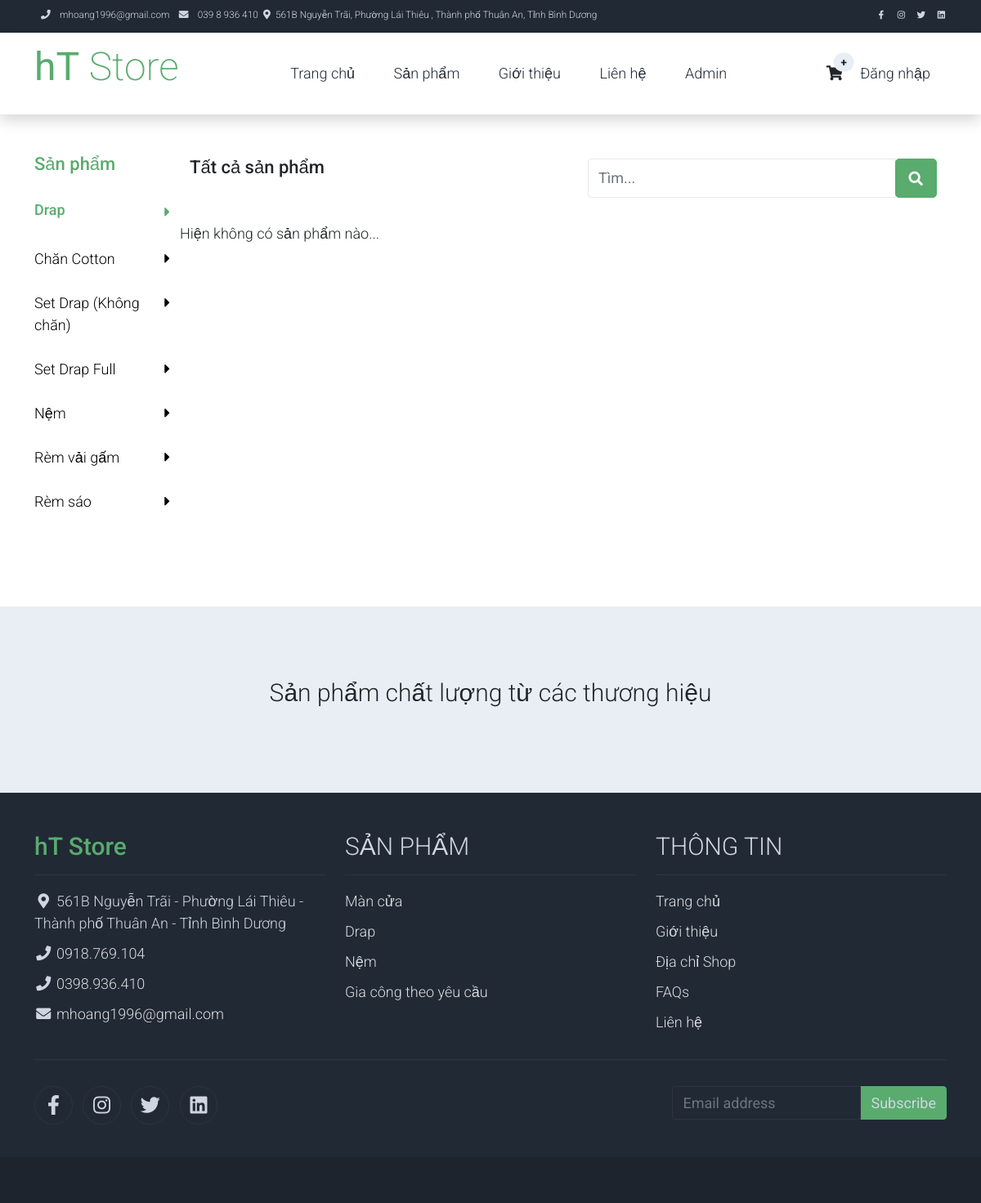
The app's page /products/category/tag=2 with its own data.
### tables this page shows
CREATE TABLE `tbl_menuitem` (
  `Id` int(11) NOT NULL,
  `Name` text NOT NULL,
  `IdGroup` int(11) NOT NULL,
  `Link` text NOT NULL,
  `OrderNum` int(11) NOT NULL,
  `Icon` text NOT NULL
);

CREATE TABLE `tbl_category` (
  `Id` int(11) NOT NULL,
  `CategoryName` text DEFAULT NULL,
  `Description` text DEFAULT NULL
);

### app/Controllers/ProductsController.php (called while the page is built, shortened)
<?php
class ProductsController extends Controller
{
    public function category()
    {
        $this->View();
    }
}

### core/Database.php (called while the page is built, shortened)
<?php
class Database
{
    public static $DbConnect;
    function __construct()
    {
        global $db_config;
        try {
            self::$DbConnect = new mysqli($db_config['host'], $db_config['user'], isset($db_config['pass']) ? $db_config['pass'] : '', $db_config['db']);
            mysqli_set_charset(self::$DbConnect, 'UTF8');
        } catch (Exception $exception) {
            $mess = $exception->getMessage();
            $data['mess'] = $mess;
            App::$app->loadError('database', $data);
            die();
        }
    }
    function SELECTROWS($tableName, $where)
    {
        $sql = "SELECT * FROM `{$tableName}` WHERE {$where}";
        $result = self::$DbConnect->query($sql);
        if ($result->num_rows > 0) {
            return $result;
        }
        return null;
    }
}

### app/ViewModels/MenuItemVM.php (called while the page is built, shortened)
<?php
class MenuItemVM extends Model
{
    function __construct($menu = null)
    {
        $this->Name = isset($menu["Name"]) ? $menu["Name"] : null;
        $this->Link = isset($menu["Link"]) ? $menu["Link"] : null;
        $this->Icon = isset($menu["Icon"]) ? $menu["Icon"] : null;
    }
    function GetDataTable($where = null)
    {
        return $this->SELECTROWS(MenuItemVM::tableName, isset($where) ? $where : "1");
    }
}

### app/ViewModels/CategoryVM.php (called while the page is built, shortened)
<?php
class CategoryVM extends Model
{
    function __construct($category = null)
    {
        $this->Id = isset($category["Id"]) ? $category["Id"] : null;
        $this->CategoryName = isset($category["CategoryName"]) ? $category["CategoryName"] : null;
    }
    function GetDataTable()
    {
        return $this->SELECTROWS(CategoryVM::tableName, "1");
    }
}

### app/ViewModels/ProductVM.php (called while the page is built, shortened)
<?php
class ProductVM extends Model
{
    function GetPagingByCategory($params, $pageIndex, $pageNumber, &$totalRows, $idCate)
    {
        $keyword = $params["keyword"] ?? "";
        $where = $this->WhereEq("IdCate", $idCate);
        return $this->QueryPaging(ProductVM::tableName, $where, $pageIndex, $pageNumber, $totalRows);
    }
}

### app/Views/products/category.php (the view, shortened to what this page needs)
<?php
$modelCate = new CategoryVM();
$dataCate = $modelCate->GetDataTable();
$par = App::$__params[0];
$idCate = str_replace("tag=", "", $par);
$modelProd = new ProductVM();
$totalRow = 0;
$indexPage = isset($_GET["page"]) ? intval($_GET["page"]) : 1;
$pageNumber = isset($_GET["number"]) ? intval($_GET["number"]) : 6;
$keyword = isset($_GET["keyword"]) ? $_GET["keyword"] : "";
$listProd = $modelProd->GetPagingByCategory(["keyword" => $keyword], $indexPage, $pageNumber, $totalRow, $idCate);
?>
<div class="container py-5">
    <div class="row">
        <div class="col-lg-2">
            <h1 class="h3 pb-4 text-success">Sản phẩm</h1>
            <ul class="list-unstyled templatemo-accordion">
                <div class="pb-3">
                    <?php
                    if (!empty($dataCate)) {
                        while ($row = $dataCate->fetch_array()) {
                            $item = new CategoryVM($row);
                            $textgreen = $item->Id == $idCate ? "text-success" : "";
                            $h4 = $item->Id == $idCate ? "h4" : "";
                    ?>
                            <a class="collapsed d-flex justify-content-between text-decoration-none <?php echo $textgreen; ?> <?php echo $h4; ?>" href="/products/category/tag=<?php echo $item->Id; ?>">
                                <?php echo $item->CategoryName; ?>
                                <i class="pull-right fas fa-caret-right mt-1" mt-1"></i>
                            </a>
                            <br />
                    <?php
                        }
                    }
                    ?>
                </div>
            </ul>
        </div>
        <div class="col-lg-10">
            <div class="row">
                <div class="col-md-6">
                    <ul class="list-inline shop-top-menu pb-3 pt-1">
                        <li class="list-inline-item">
                            <a class="h3 text-dark text-decoration-none mr-3" href="/products">Tất cả sản phẩm</a>
                        </li>
                    </ul>
                </div>
                <div class="col-md-6 pb-4">
                    <div class="d-flex">
                        <form method="get" action="/products/category/<?php echo $par; ?>" class="form-control" style="border:none;">
                            <div class="input-group">
                                <input name="keyword" class="form-control" type="text" placeholder="Tìm..." value="<?php echo isset($keyword) ? $keyword : ""; ?>" aria-label="Search" aria-describedby="basic-addon2">
                                <div class="">
                                    <button class="btn btn-success btn-lg" type=" submit">
                                        <i class="fas fa-search fa-sm"></i>
                                    </button>
                                </div>
                            </div>
                        </form>
                    </div>
                </div>
            </div>
            <div class="row" id="loadproduct">
                <?php
                if (!empty($listProd)) {
                    while ($row = $listProd->fetch_array()) {
                        $_item = new ProductVM($row);
                ?>
                        <div class="col-md-4">
                            <div class="card mb-4 product-wap rounded-0">
                                <div class="card rounded-0">
                                    <img class="card-img rounded-0" src="/public/uploads/<?php echo $_item->Image; ?>" height="380">
                                    <div id="myModal" class="modal">
                                        <span class="close">&times;</span>
                                        <img class="modal-content" id="img01">
                                        <div id="caption"></div>
                                    </div>
                                    <div class="card-img-overlay rounded-0 product-overlay d-flex align-items-center justify-content-center">
                                        <ul class="list-unstyled">
                                            <li><a class="btn btn-success text-white mt-2" id="myImg-<?php echo $_item->Id; ?>"><i class="far fa-eye"></i></a></li>
                                            <div class="popup" onclick="myFunctionPopup(<?php echo $_item->Id; ?>)">
                                                <li><button class="btn btn-success text-white mt-2" onclick="AddCart(<?php echo $_item->Id; ?>,1)"><i class="fas fa-cart-plus"></i></button></li>
                                                <span class="popuptext" id="myPopup-<?php echo $_item->Id; ?>">Đã thêm vào giỏ hàng</span>
                                            </div>
                                        </ul>
                                    </div>
                                </div>
                                <script>
                                    // Get the modal
                                    var modal = document.getElementById("myModal");
                                    // Get the image and insert it inside the modal - use its "alt" text as a caption
                                    var img = document.getElementById("myImg-<?php echo $_item->Id; ?>");
                                    var modalImg = document.getElementById("img01");
                                    var captionText = document.getElementById("caption");
                                    img.onclick = function() {
                                        modal.style.display = "block";
                                        modalImg.src = "/public/uploads/<?php echo $_item->Image; ?>";
                                        captionText.innerHTML = "<?php echo $_item->ProductName; ?>";
                                    }
                                    // Get the <span> element that closes the modal
                                    var span = document.getElementsByClassName("close")[0];
                                    // When the user clicks on <span> (x), close the modal
                                    span.onclick = function() {
                                        modal.style.display = "none";
                                    }
                                </script>
                                <div class="card-body">
                                    <p class="text-center mb-0"> <a href="/products/detail/product=<?php echo $_item->Id; ?>" class="h3 text-decoration-none"><?php echo $_item->ProductName; ?></a></p>
                                    <p class="text-center mb-0">Kích thước: <?php echo $_item->Size; ?></p>
                                    <ul class="w-100 list-unstyled d-flex justify-content-between mb-0">
                                        <li class="pt-2">
                                            <span class="product-color-dot color-dot-red float-left rounded-circle ml-1"></span>
                                            <span class="product-color-dot color-dot-blue float-left rounded-circle ml-1"></span>
                                            <span class="product-color-dot color-dot-black float-left rounded-circle ml-1"></span>
                                            <span class="product-color-dot color-dot-light float-left rounded-circle ml-1"></span>
                                            <span class="product-color-dot color-dot-green float-left rounded-circle ml-1"></span>
                                        </li>
                                    </ul>
                                    <ul class="list-unstyled d-flex justify-content-center mb-1">
                                        <li>
                                            <?php
                                            for ($i = 1; $i <= 5; $i++) {
                                                $star = $i <= $_item->Rating ? "warning" : "muted";
                                            ?>
                                                <i class="text-<?php echo $star; ?> fa fa-star"></i>
                                            <?php
                                            }
                                            ?>
                                        </li>
                                    </ul>
                                    <p class="text-center mb-0"><?php echo $_item->toPrice(); ?></p>
                                </div>
                            </div>
                        </div>
                <?php
                    }
                } else {
                    echo "Hiện không có sản phẩm nào...";
                }
                ?>
            </div>
        </div>
    </div>
</div>

### app/Views/layouts/_headerLayout.php (shortened to what this page needs)
<?php
   $model = new MenuItemVM();
   ?>
<nav class="navbar navbar-expand-lg bg-dark navbar-light d-none d-lg-block" id="templatemo_nav_top">
    <div class="container text-light">
        <div class="w-100 d-flex justify-content-between">
            <div>
                <?php
                   $datainfo = $model->GetDataTable(" `IdGroup` = 2 ORDER BY `OrderNum`");
                   if (!empty($datainfo)) {
                       while ($row = $datainfo->fetch_array()) {
                           $item = new MenuItemVM($row);
                   ?>
                        <i class="<?php echo $item->Icon ?>"></i>
                        <a class="navbar-sm-brand text-light text-decoration-none" href="mailto:info@company.com"><?php echo $item->Name ?></a>
                <?php
                       }
                   }
                   ?>
            </div>
            <div>
                <?php
                   $datainfoicon = $model->GetDataTable(" `IdGroup` = 4 ORDER BY `OrderNum`");
                   if (!empty($datainfoicon)) {
                       while ($row = $datainfoicon->fetch_array()) {
                           $item = new MenuItemVM($row);
                   ?>
                        <a class="text-light" href="<?php echo $item->Link ?>" target="_blank" rel="sponsored"><i class="<?php echo $item->Icon ?>"></i></a>
                <?php
                       }
                   }
                   ?>
            </div>
        </div>
    </div>
</nav>
<nav class="navbar navbar-expand-lg navbar-light shadow">
    <div class="container d-flex justify-content-between align-items-center">
        <a class="navbar-brand text-success logo h1 align-self-center" href="/home">
            <h1 class="h1 text-success"><b>hT</b> Store</h1>
        </a>
        <div class="align-self-center collapse navbar-collapse flex-fill  d-lg-flex justify-content-lg-between" id="templatemo_main_nav">
            <div class="flex-fill">
                <ul class="nav navbar-nav d-flex justify-content-between mx-lg-auto">
                    <?php
                       $data = $model->GetDataTable(" `IdGroup` = 1 ORDER BY `OrderNum`");
                       if (!empty($data)) {
                           while ($row = $data->fetch_array()) {
                               $item = new MenuItemVM($row);
                       ?>
                            <li class="nav-item">
                                <a class="nav-link" href="<?php echo $item->Link ?>"><?php echo $item->Name ?></a>
                            </li>
                    <?php
                           }
                       }
                       ?>
                </ul>
            </div>
            <div class="navbar align-self-center d-flex">
                <a class="nav-icon position-relative text-decoration-none" href="/cart">
                    <i class="fa fa-fw fa-shopping-cart text-dark mr-1"></i>
                    <span class="position-absolute top-0 left-100 translate-middle badge rounded-pill bg-light text-dark">
                        <?php
                           $model = new CartVM();
                           if (isset($_SESSION["user"])) {
                               $dataList = $model->GetCart($_SESSION["user"]["Id"]);
                               if (!empty($dataList)) {
                                   $number = count($dataList->fetch_all());
                                   echo $number;
                               } else {
                                   echo "0";
                               }
                           } else {
                               echo "+";
                           }
                           ?>
                    </span>
                </a>
                <div class="nav-icon position-relative text-decoration-none">
                    <?php
                       if (isset($_SESSION["user"])) {
                       ?>
                        <div class="dropdown">
                            <button onclick="myFunction()" class="dropbtn"> <i class="fa fa-fw fa-user text-dark mr-3"></i><?php echo $_SESSION["user"]["Name"]; ?></button>
                            <div id="myDropdown" class="dropdown-content">
                                <a href="/account">Tài khoản</a>
                                <a href="/signin/signout">Đăng xuất</a>
                            </div>
                        </div>
                    <?php
                       } else {
                           echo '<a class="text-decoration-none" href="/signin">Đăng nhập</a>';
                       }
                       ?>
                </div>
            </div>
        </div>
    </div>
</nav>

### records on screen
tbl_menuitem: Name "mhoang1996@gmail.com"
tbl_menuitem: Name "039 8 936 410"
tbl_menuitem: Name "561B Nguyễn Trãi, Phường Lái Thiêu , Thành phố Thuân An, Tỉnh Bình Dương"
tbl_menuitem: Name "Trang chủ"
tbl_menuitem: Name "Sản phẩm"
tbl_menuitem: Name "Giới thiệu"
tbl_menuitem: Name "Liên hệ"
tbl_menuitem: Name "Admin"
tbl_category: CategoryName "Drap"
tbl_category: CategoryName "Chăn Cotton"
tbl_category: CategoryName "Set Drap (Không chăn)"
tbl_category: CategoryName "Set Drap Full"
tbl_category: CategoryName "Nệm"
tbl_category: CategoryName "Rèm vải gấm"
tbl_category: CategoryName "Rèm sáo"
